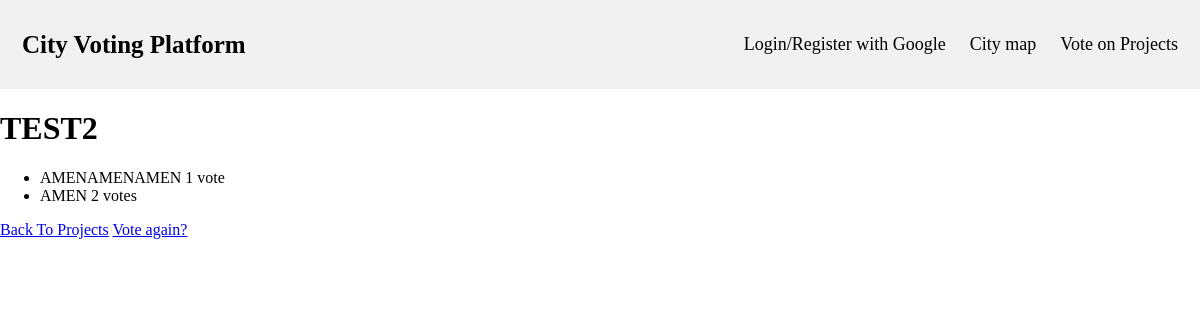
The page /polls/4/results/ on the database its author committed.
### voting/models.py (models this page shows, shortened)
class Project(models.Model):
    name = models.CharField(max_length=200)
    description = models.TextField()
    pub_date = models.DateTimeField(default=timezone.now)

class Vote(models.Model):
    project = models.ForeignKey(Project, on_delete=models.CASCADE)
    choice_text = models.CharField(max_length=200)
    votes = models.IntegerField(default=0)

### voting/views.py (the view)
# urls.py: path('<int:project_id>/results/', views.results, name='results'),
def results(request, project_id):
    project = get_object_or_404(Project, pk=project_id)
    return render(request, 'voting/results.html', {'project': project})

### templates/voting/results.html
{% extends 'homepage.html' %}
{% block content %}
<h1 class="mb-5 text-center">{{ project.name }}</h1>
<ul class="list-group mb-5">
    {% for choice in project.vote_set.all %}
    <li class="list-group-item">
        {{ choice.choice_text }} <span class="badge badge-success float-right">{{ choice.votes }}
            vote{{ choice.votes | pluralize }}</span>
    </li>
    {% endfor %}
</ul>
<a class="btn btn-secondary" href="{% url 'overall_info' %}">Back To Projects</a>
<a class="btn btn-dark" href="{% url 'detail' project.id %}">Vote again?</a>
{% endblock %}

### static/homepage_style.css (style rules this page uses)
body { margin: 0; }

### rows shown on the page
Project: name "TEST2"
Vote: choice_text "AMENAMENAMEN", votes "1"
Vote: choice_text "AMEN", votes "2", votes|pluralize "s"
